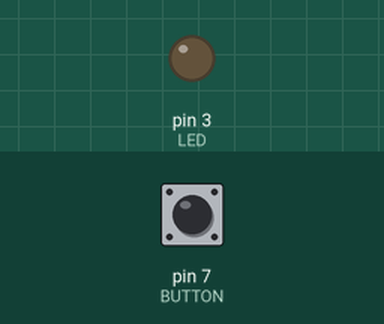
Recording of a sketch running on a simulated Arduino Uno, built with avr-gcc and run on an emulated ATmega328P. On the bench: output pins drawn as LEDs (lit = HIGH). Dashed ring = blinking. Inputs (shaded band) come from the test bench; at power-on: pin 7 (BUTTON) HIGH.

Above: at 1.2 s.
1.3 s: pin 7 (BUTTON) pulled LOW for 0.15 s
At 1.39 s:
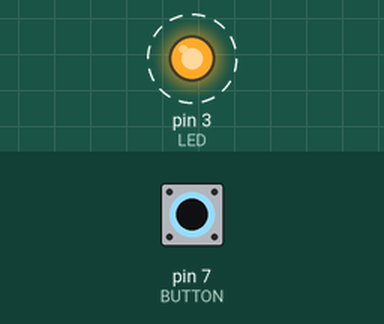
4.3 s: pin 7 (BUTTON) pulled LOW for 1 s
At 4.3 s:
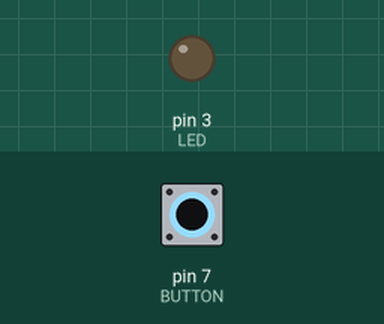
6.8 s: pin 7 (BUTTON) pulled LOW for 3.2 s
At 6.89 s:
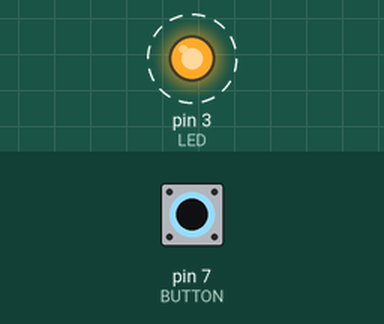
Timing chart, 0 to 17.5 s (numbered marks = the images above; inputs shaded):
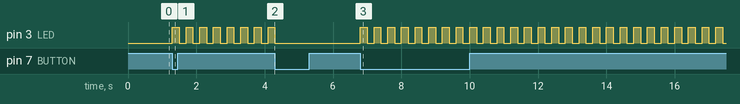

Measured:
- after the input at 1.3 s, pin 3 (LED): alternates HIGH for 0.20 s and LOW for 0.20 s, starting at once
- after the input at 4.3 s, pin 3 (LED): stops changing and stays LOW
- after the input at 6.8 s, pin 3 (LED): alternates HIGH for 0.20 s and LOW for 0.20 s, starting at once

The sketch:

Kiteytys.ino
```cpp
#define LED 3
#define POT A5
#define BUTTON 7

#define LEDON HIGH
#define LEDOFF LOW

int ledState = LEDOFF;

void toggleLed(){
  if( ledState == LEDOFF ){
    ledState = LEDON;
  }else{
    ledState = LEDOFF;
  }
  digitalWrite( LED, ledState );
}

void setup()
{
  pinMode(LED, OUTPUT);
  digitalWrite(LED, ledState);
  pinMode(BUTTON, INPUT_PULLUP);

  Serial.begin(9600);
}

int count = 0;
bool buttonPressed(){
  int x = digitalRead( BUTTON );
  if( x == LOW ){
    count++;
  }else{
    count=0;
  }
  if( count == 1 ){
    return true;
  }
  return false;
}

unsigned long mennytHetki = 0;
#define VIIVE 200

void blink(){
  unsigned long aikaNyt = millis();
  if( ( aikaNyt - mennytHetki ) >= VIIVE ){
    mennytHetki = aikaNyt;
    toggleLed();
  }
}

bool blinkOn=false;
void toggleState(){
  if( blinkOn ){
    blinkOn = false;
  }else{
    blinkOn = true;
  }
}

void loop()
{
  if( buttonPressed() ){
    toggleState();
  }
  if( blinkOn ){
  	blink();
  }
}
```
